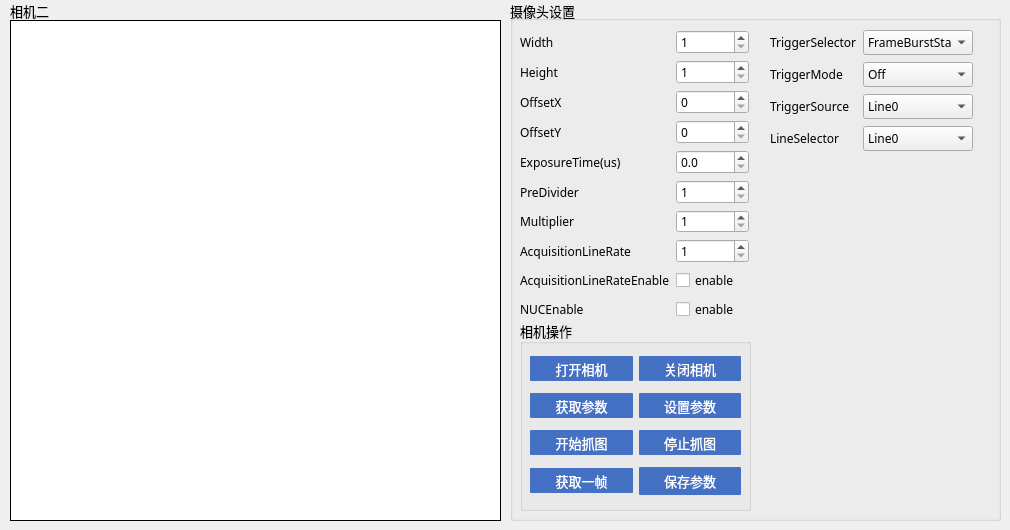
   <widget class="QWidget" name="tab_2">
    <attribute name="title">
     <string>相机镜头2</string>
    </attribute>
    <widget class="QGroupBox" name="groupBox_6">
     <property name="geometry">
      <rect>
       <x>510</x>
       <y>0</y>
       <width>491</width>
       <height>521</height>
      </rect>
     </property>
     <property name="font">
      <font>
       <family>Microsoft YaHei UI</family>
       <pointsize>10</pointsize>
      </font>
     </property>
     <property name="styleSheet">
      <string notr="true"/>
     </property>
     <property name="title">
      <string>摄像头设置</string>
     </property>
     <widget class="QWidget" name="widget_3" native="true">
      <property name="geometry">
       <rect>
        <x>0</x>
        <y>20</y>
        <width>491</width>
        <height>511</height>
       </rect>
      </property>
      <property name="font">
       <font>
        <family>Microsoft YaHei</family>
        <pointsize>9</pointsize>
       </font>
      </property>
      <widget class="QWidget" name="formLayoutWidget_6">
       <property name="geometry">
        <rect>
         <x>10</x>
         <y>10</y>
         <width>241</width>
         <height>291</height>
        </rect>
       </property>
       <layout class="QFormLayout" name="formLayout_6">
        <item row="0" column="0">
         <widget class="QLabel" name="label_50">
          <property name="text">
           <string>Width</string>
          </property>
         </widget>
        </item>
        <item row="0" column="1">
         <widget class="QSpinBox" name="Width_1">
          <property name="sizePolicy">
           <sizepolicy hsizetype="Fixed" vsizetype="Fixed">
            <horstretch>0</horstretch>
            <verstretch>0</verstretch>
           </sizepolicy>
          </property>
          <property name="minimumSize">
           <size>
            <width>73</width>
            <height>0</height>
           </size>
          </property>
          <property name="maximumSize">
           <size>
            <width>73</width>
            <height>16777215</height>
           </size>
          </property>
          <property name="minimum">
           <number>1</number>
          </property>
          <property name="maximum">
           <number>999999999</number>
          </property>
         </widget>
        </item>
        <item row="1" column="0">
         <widget class="QLabel" name="label_51">
          <property name="text">
           <string>Height</string>
          </property>
         </widget>
        </item>
        <item row="1" column="1">
         <widget class="QSpinBox" name="Height_1">
          <property name="sizePolicy">
           <sizepolicy hsizetype="Fixed" vsizetype="Fixed">
            <horstretch>0</horstretch>
            <verstretch>0</verstretch>
           </sizepolicy>
          </property>
          <property name="maximumSize">
           <size>
            <width>73</width>
            <height>16777215</height>
           </size>
          </property>
          <property name="minimum">
           <number>1</number>
          </property>
          <property name="maximum">
           <number>999999999</number>
          </property>
         </widget>
        </item>
        <item row="2" column="0">
         <widget class="QLabel" name="label_52">
          <property name="text">
           <string>OffsetX </string>
          </property>
         </widget>
        </item>
        <item row="2" column="1">
         <widget class="QSpinBox" name="OffsetX_1">
          <property name="sizePolicy">
           <sizepolicy hsizetype="Fixed" vsizetype="Fixed">
            <horstretch>0</horstretch>
            <verstretch>0</verstretch>
           </sizepolicy>
          </property>
          <property name="maximumSize">
           <size>
            <width>73</width>
            <height>16777215</height>
           </size>
          </property>
          <property name="maximum">
           <number>999999999</number>
          </property>
         </widget>
        </item>
        <item row="3" column="0">
         <widget class="QLabel" name="label_53">
          <property name="text">
           <string>OffsetY </string>
          </property>
         </widget>
        </item>
        <item row="3" column="1">
         <widget class="QSpinBox" name="OffsetY_1">
          <property name="maximumSize">
           <size>
            <width>73</width>
            <height>16777215</height>
           </size>
          </property>
          <property name="maximum">
           <number>999999999</number>
          </property>
         </widget>
        </item>
        <item row="4" column="0">
         <widget class="QLabel" name="label_54">
          <property name="text">
           <string>ExposureTime(us)</string>
          </property>
         </widget>
        </item>
        <item row="4" column="1">
         <widget class="QDoubleSpinBox" name="ExposureTime_1">
          <property name="maximumSize">
           <size>
            <width>73</width>
            <height>16777215</height>
           </size>
          </property>
          <property name="decimals">
           <number>1</number>
          </property>
          <property name="maximum">
           <double>999999999.000000000000000</double>
          </property>
         </widget>
        </item>
        <item row="5" column="0">
         <widget class="QLabel" name="label_55">
          <property name="text">
           <string>PreDivider</string>
          </property>
         </widget>
        </item>
        <item row="5" column="1">
         <widget class="QSpinBox" name="PreDivider_1">
          <property name="sizePolicy">
           <sizepolicy hsizetype="Fixed" vsizetype="Fixed">
            <horstretch>0</horstretch>
            <verstretch>0</verstretch>
           </sizepolicy>
          </property>
          <property name="maximumSize">
           <size>
            <width>73</width>
            <height>16777215</height>
           </size>
          </property>
          <property name="minimum">
           <number>1</number>
          </property>
          <property name="maximum">
           <number>32</number>
          </property>
         </widget>
        </item>
        <item row="6" column="0">
         <widget class="QLabel" name="label_56">
          <property name="text">
           <string>Multiplier</string>
          </property>
         </widget>
        </item>
        <item row="6" column="1">
         <widget class="QSpinBox" name="Multiplier_1">
          <property name="sizePolicy">
           <sizepolicy hsizetype="Fixed" vsizetype="Fixed">
            <horstretch>0</horstretch>
            <verstretch>0</verstretch>
           </sizepolicy>
          </property>
          <property name="maximumSize">
           <size>
            <width>73</width>
            <height>16777215</height>
           </size>
          </property>
          <property name="minimum">
           <number>1</number>
          </property>
          <property name="maximum">
           <number>32</number>
          </property>
         </widget>
        </item>
        <item row="7" column="0">
         <widget class="QLabel" name="label_57">
          <property name="text">
           <string>AcquisitionLineRate</string>
          </property>
         </widget>
        </item>
        <item row="7" column="1">
         <widget class="QSpinBox" name="AcquisitionLineRate_1">
          <property name="maximumSize">
           <size>
            <width>73</width>
            <height>16777215</height>
           </size>
          </property>
          <property name="minimum">
           <number>1</number>
          </property>
          <property name="maximum">
           <number>999999999</number>
          </property>
         </widget>
        </item>
        <item row="8" column="0">
         <widget class="QLabel" name="label_58">
          <property name="text">
           <string>AcquisitionLineRateEnable</string>
          </property>
         </widget>
        </item>
        <item row="8" column="1">
         <widget class="QCheckBox" name="AcquisitionLineRateEnable_1">
          <property name="maximumSize">
           <size>
            <width>73</width>
            <height>16777215</height>
           </size>
          </property>
          <property name="text">
           <string>enable</string>
          </property>
         </widget>
        </item>
        <item row="9" column="0">
         <widget class="QLabel" name="label_59">
          <property name="text">
           <string>NUCEnable</string>
          </property>
         </widget>
        </item>
        <item row="9" column="1">
         <widget class="QCheckBox" name="NUCEnable_1">
          <property name="maximumSize">
           <size>
            <width>130</width>
            <height>16777215</height>
           </size>
          </property>
          <property name="text">
           <string>enable</string>
          </property>
         </widget>
        </item>
       </layout>
      </widget>
      <widget class="QWidget" name="formLayoutWidget_7">
       <property name="geometry">
        <rect>
         <x>260</x>
         <y>10</y>
         <width>211</width>
         <height>121</height>
        </rect>
       </property>
       <layout class="QFormLayout" name="formLayout_7">
        <property name="verticalSpacing">
         <number>7</number>
        </property>
        <property name="topMargin">
         <number>0</number>
        </property>
        <item row="0" column="1">
         <widget class="QComboBox" name="TriggerSelector_1">
          <property name="maximumSize">
           <size>
            <width>110</width>
            <height>16777215</height>
           </size>
          </property>
          <property name="currentText">
           <string>FrameBurstStart</string>
          </property>
          <item>
           <property name="text">
            <string>FrameBurstStart</string>
           </property>
          </item>
          <item>
           <property name="text">
            <string>LineStart</string>
           </property>
          </item>
         </widget>
        </item>
        <item row="0" column="0">
         <widget class="QLabel" name="label_60">
          <property name="text">
           <string>TriggerSelector</string>
          </property>
         </widget>
        </item>
        <item row="1" column="0">
         <widget class="QLabel" name="label_61">
          <property name="text">
           <string>TriggerMode</string>
          </property>
         </widget>
        </item>
        <item row="1" column="1">
         <widget class="QComboBox" name="TriggerMode_1">
          <property name="maximumSize">
           <size>
            <width>110</width>
            <height>16777215</height>
           </size>
          </property>
          <property name="currentText">
           <string>Off </string>
          </property>
          <item>
           <property name="text">
            <string>Off </string>
           </property>
          </item>
          <item>
           <property name="text">
            <string>On</string>
           </property>
          </item>
         </widget>
        </item>
        <item row="2" column="1">
         <widget class="QComboBox" name="TriggerSource_1">
          <property name="maximumSize">
           <size>
            <width>110</width>
            <height>16777215</height>
           </size>
          </property>
          <property name="currentText">
           <string>Line0</string>
          </property>
          <item>
           <property name="text">
            <string>Line0</string>
           </property>
          </item>
          <item>
           <property name="text">
            <string>Line1</string>
           </property>
          </item>
          <item>
           <property name="text">
            <string>Line2</string>
           </property>
          </item>
          <item>
           <property name="text">
            <string>Line3</string>
           </property>
          </item>
          <item>
           <property name="text">
            <string>Counter0</string>
           </property>
          </item>
          <item>
           <property name="text">
            <string>Software</string>
           </property>
          </item>
          <item>
           <property name="text">
            <string>FrequencyConverter</string>
           </property>
          </item>
         </widget>
        </item>
        <item row="3" column="1">
         <widget class="QComboBox" name="LineSelector_1">
          <property name="maximumSize">
           <size>
            <width>110</width>
            <height>16777215</height>
           </size>
          </property>
          <item>
           <property name="text">
            <string>Line0</string>
           </property>
          </item>
          <item>
           <property name="text">
            <string>Line1</string>
           </property>
          </item>
          <item>
           <property name="text">
            <string>Line2</string>
           </property>
          </item>
          <item>
           <property name="text">
            <string>Line3</string>
           </property>
          </item>
          <item>
           <property name="text">
            <string>Line4</string>
           </property>
          </item>
         </widget>
        </item>
        <item row="2" column="0">
         <widget class="QLabel" name="label_62">
          <property name="text">
           <string>TriggerSource</string>
          </property>
         </widget>
        </item>
        <item row="3" column="0">
         <widget class="QLabel" name="label_63">
          <property name="text">
           <string>LineSelector</string>
          </property>
         </widget>
        </item>
       </layout>
      </widget>
      <widget class="QGroupBox" name="groupBox_5">
       <property name="geometry">
        <rect>
         <x>10</x>
         <y>300</y>
         <width>231</width>
         <height>191</height>
        </rect>
       </property>
       <property name="font">
        <font>
         <family>微软雅黑</family>
         <pointsize>10</pointsize>
        </font>
       </property>
       <property name="title">
        <string>相机操作</string>
       </property>
       <widget class="QWidget" name="gridLayoutWidget_4">
        <property name="geometry">
         <rect>
          <x>10</x>
          <y>20</y>
          <width>211</width>
          <height>163</height>
         </rect>
        </property>
        <layout class="QGridLayout" name="gridLayout_7">
         <property name="topMargin">
          <number>10</number>
         </property>
         <item row="1" column="1">
          <widget class="QPushButton" name="pushButton_33">
           <property name="font">
            <font>
             <family>微软雅黑</family>
            </font>
           </property>
           <property name="styleSheet">
            <string notr="true">QPushButton{color:white;background-color: rgb(68, 113, 196);border-radius:1px;width:90;height:25;}
QPushButton::pressed{background-color: rgb(142, 170, 220);}</string>
           </property>
           <property name="text">
            <string>设置参数</string>
           </property>
          </widget>
         </item>
         <item row="0" column="0">
          <widget class="QPushButton" name="pushButton_31">
           <property name="font">
            <font>
             <family>微软雅黑</family>
            </font>
           </property>
           <property name="styleSheet">
            <string notr="true">QPushButton{color:white;background-color: rgb(68, 113, 196);border-radius:1px;width:70;height:25;}
QPushButton::pressed{background-color: rgb(142, 170, 220);}</string>
           </property>
           <property name="text">
            <string>打开相机</string>
           </property>
          </widget>
         </item>
         <item row="3" column="0">
          <widget class="QPushButton" name="pushButton_36">
           <property name="font">
            <font>
             <family>微软雅黑</family>
            </font>
           </property>
           <property name="styleSheet">
            <string notr="true">QPushButton{color:white;background-color: rgb(68, 113, 196);border-radius:1px;width:70;height:25;}
QPushButton::pressed{background-color: rgb(142, 170, 220);}</string>
           </property>
           <property name="text">
            <string>获取一帧</string>
           </property>
          </widget>
         </item>
         <item row="1" column="0">
          <widget class="QPushButton" name="pushButton_32">
           <property name="font">
            <font>
             <family>微软雅黑</family>
            </font>
           </property>
           <property name="styleSheet">
            <string notr="true">QPushButton{color:white;background-color: rgb(68, 113, 196);border-radius:1px;width:70;height:25;}
QPushButton::pressed{background-color: rgb(142, 170, 220);}</string>
           </property>
           <property name="text">
            <string>获取参数</string>
           </property>
          </widget>
         </item>
         <item row="2" column="0">
          <widget class="QPushButton" name="pushButton_34">
           <property name="font">
            <font>
             <family>微软雅黑</family>
            </font>
           </property>
           <property name="styleSheet">
            <string notr="true">QPushButton{color:white;background-color: rgb(68, 113, 196);border-radius:1px;width:70;height:25;}
QPushButton::pressed{background-color: rgb(142, 170, 220);}</string>
           </property>
           <property name="text">
            <string>开始抓图</string>
           </property>
          </widget>
         </item>
         <item row="2" column="1">
          <widget class="QPushButton" name="pushButton_29">
           <property name="font">
            <font>
             <family>微软雅黑</family>
            </font>
           </property>
           <property name="styleSheet">
            <string notr="true">QPushButton{color:white;background-color: rgb(68, 113, 196);border-radius:1px;width:70;height:25;}
QPushButton::pressed{background-color: rgb(142, 170, 220);}</string>
           </property>
           <property name="text">
            <string>停止抓图</string>
           </property>
          </widget>
         </item>
         <item row="0" column="1">
          <widget class="QPushButton" name="pushButton_30">
           <property name="font">
            <font>
             <family>微软雅黑</family>
            </font>
           </property>
           <property name="styleSheet">
            <string notr="true">QPushButton{color:white;background-color: rgb(68, 113, 196);border-radius:1px;width:70;height:25;}
QPushButton::pressed{background-color: rgb(142, 170, 220);}</string>
           </property>
           <property name="text">
            <string>关闭相机</string>
           </property>
          </widget>
         </item>
         <item row="3" column="1">
          <widget class="QPushButton" name="pushButton_4">
           <property name="minimumSize">
            <size>
             <width>90</width>
             <height>28</height>
            </size>
           </property>
           <property name="font">
            <font>
             <family>微软雅黑</family>
             <pointsize>10</pointsize>
            </font>
           </property>
           <property name="styleSheet">
            <string notr="true">QPushButton{color:white;background-color: rgb(68, 113, 196);border-radius:1px;}
QPushButton::pressed{background-color: rgb(142, 170, 220);}</string>
           </property>
           <property name="text">
            <string>保存参数</string>
           </property>
          </widget>
         </item>
        </layout>
       </widget>
      </widget>
     </widget>
    </widget>
    <widget class="QLabel" name="label_64">
     <property name="geometry">
      <rect>
       <x>10</x>
       <y>20</y>
       <width>491</width>
       <height>501</height>
      </rect>
     </property>
     <property name="styleSheet">
      <string notr="true">background-color: rgb(255, 255, 255);
border:1px solid black;</string>
     </property>
     <property name="text">
      <string/>
     </property>
    </widget>
    <widget class="QLabel" name="label_31">
     <property name="geometry">
      <rect>
       <x>330</x>
       <y>0</y>
       <width>171</width>
       <height>20</height>
      </rect>
     </property>
     <property name="font">
      <font>
       <family>微软雅黑</family>
       <pointsize>9</pointsize>
      </font>
     </property>
     <property name="text">
      <string/>
     </property>
     <property name="alignment">
      <set>Qt::AlignBottom|Qt::AlignLeading|Qt::AlignLeft</set>
     </property>
    </widget>
    <widget class="QLabel" name="label_2">
     <property name="geometry">
      <rect>
       <x>10</x>
       <y>0</y>
       <width>51</width>
       <height>21</height>
      </rect>
     </property>
     <property name="font">
      <font>
       <pointsize>10</pointsize>
      </font>
     </property>
     <property name="text">
      <string>相机二</string>
     </property>
    </widget>
   </widget>
